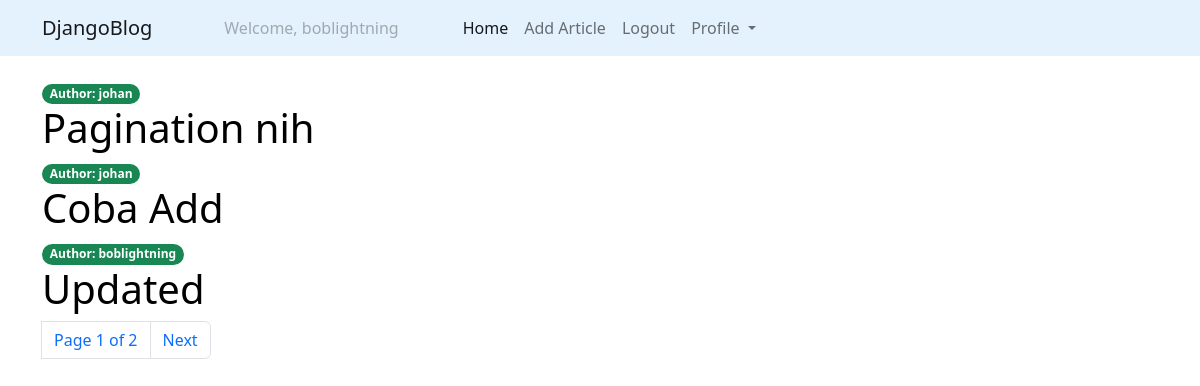
The app's page / (signed in) with its own data.
### articles/models.py (models this page shows, shortened)
class Article(models.Model):
    title = models.CharField(max_length=200)
    description = models.TextField()
    slug = models.SlugField(max_length=100, unique=True)
    published = models.DateTimeField(auto_now_add=True)
    author = models.ForeignKey(User, on_delete=models.CASCADE)

### articles/views.py (the view)
# urls.py: path('', article_list, name = 'article_list'),
def article_list(request):
    article_list = Article.objects.all().order_by('-published')
    paginator = Paginator(article_list, 3)
    page = request.GET.get('page')
    try:
        article = paginator.page(page)
    except PageNotAnInteger:
        article = paginator.page(1)
    except EmptyPage:
        article = paginator.page(paginator.num_pages)
    return render(request, 'articles.html', {'article_list':article, 'page':page})

### articles/templates/articles.html (shortened to what this page needs)
    {% extends 'base.html' %}
    {% block body %}
    <div class="container mt-4">
        {% for article in article_list %}
            <span class="badge rounded-pill bg-success"> Author: {{article.author}}</span>
            <h1><a class="link-style" href="{% url 'article_details' article.slug %}">{{article.title}}</a></h1>
        {% endfor %}
        {% include 'account/pagination.html' with page=article_list %}
    </div>
    {% endblock  %}

### articles/templates/navbar.html (shortened to what this page needs)
<nav class="navbar navbar-expand-lg" style="background-color: #e3f2fd;">
    <div class="container">
      <a class="navbar-brand" href="{% url 'article_list' %}">DjangoBlog</a>
      <div class="collapse navbar-collapse" id="navbarNavDropdown">
        <ul class="navbar-nav">
          {% if request.user.is_authenticated %}
          <li class="nav-item mx-5">
            <a class="nav-link disabled">Welcome, {{request.user.username}}</a>
          </li>
          <li class="nav-item">
            <a class="nav-link active" aria-current="page" href="{% url 'article_list' %}">Home</a>
          </li>
          <li class="nav-item">
            <a class="nav-link" href="{% url 'article_form' %}">Add Article</a>
          </li>
          <li class="nav-item">
            <a class="nav-link" href="{% url 'logout' %}">Logout</a>
          </li>
          <li class="nav-item dropdown">
            <a class="nav-link dropdown-toggle" href="#" role="button" data-bs-toggle="dropdown" aria-expanded="false">
              Profile
            </a>
          </li>
            {% endif %}
        </ul>
      </div>
    </div>
  </nav>

### articles/templates/articles.html (style rules this page uses)
.link-style { text-decoration: none; color: black; }

### records on screen
Article: author "johan", title "Pagination nih"
Article: author "johan", title "Coba Add"
Article: author "boblightning", title "Updated"

### other values on screen
{{ request.user.username }} "boblightning"
{{ page.number }} "1"
{{ page.paginator.num_pages }} "2"
